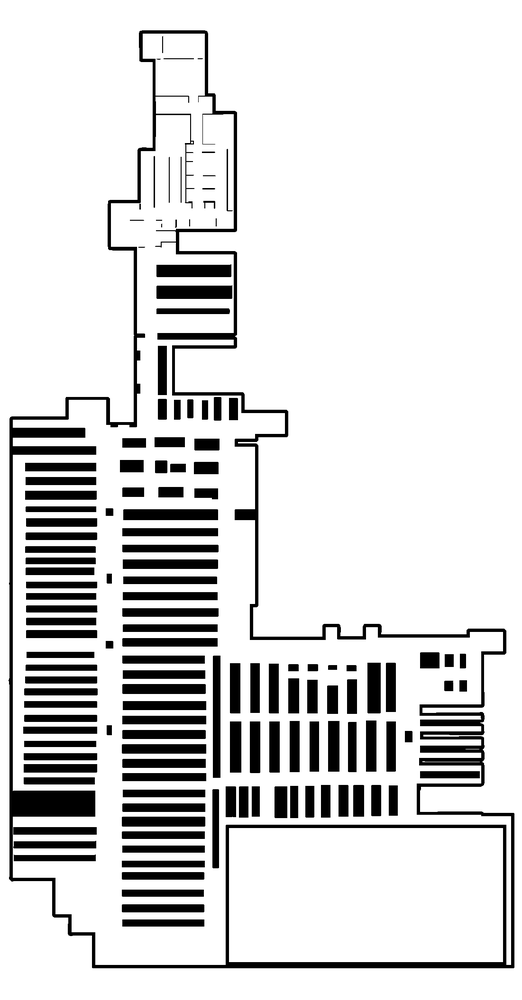
#> input picture map_tuning/map.pgm, 522 x 1000 px, shrunk from 1101 x 2111 before the run, found by its file name
$ python map_tuning.py
#> lines starting #> are read from the running program, lines starting #| are printed output that depends on the picture
#!/usr/bin/env python3

import numpy as np
import matplotlib.pyplot as plt
import sqlite3
import os
from PIL import Image
import yaml
import time

# ============================================================================
# CONFIGURATION PARAMETERS
# ============================================================================
# Update these parameters with your specific paths and settings

# Input/Output Paths
DB_PATH = '/home/patrickdalager/ros2_ws_master/src/master_project2/map_tuning/db_mapping.db'                  # Path to your SQLite database
GROUND_TRUTH_MAP = '/home/patrickdalager/ros2_ws_master/src/master_project2/map_tuning/map.pgm'   # Path to ground truth map
CURRENT_MAP = '/home/patrickdalager/ros2_ws_master/src/master_project2/map_tuning/map_cleaned_map.pgm'         # Path to current/updated map
MAP_YAML = '/home/patrickdalager/ros2_ws_master/src/master_project2/map_tuning/map_cleaned_map.yaml'                   # Path to map metadata YAML
OUTPUT_DIR = '/home/patrickdalager/ros2_ws_master/src/master_project2/map_tuning/results'          # Directory for results

# Analysis Options
RUN_GRID_SEARCH = True                            # Perform exhaustive parameter search
TRANSFORM_GROUND_TRUTH = True                     # Apply rotation/flip to ground truth map
TRANSFORM_CURRENT_MAP = False                     # Apply rotation/flip to current map

# Logging
VERBOSE = True                                    # Print detailed logs

# ============================================================================
# UTILITY FUNCTIONS
# ============================================================================

def log(message, force=False):
    """Simple logging function"""
    if VERBOSE or force:
        print(f"[{time.strftime('%H:%M:%S')}] {message}")

def load_pgm(file_path, apply_transforms=False):
    """
    Load a PGM file and return as numpy array

    Parameters:
    - file_path: Path to the PGM file
    - apply_transforms: Whether to apply rotation and flip transformations
    """
#> called with apply_transforms = True
    try:
        with Image.open(file_path) as img:
#> img is the input picture: PIL image 522x1000 L; min 0, max 255, mean 216.9
            map_data = np.array(img)

            # Apply transformations only if requested
            if apply_transforms:
                map_data = np.rot90(map_data, k=2)
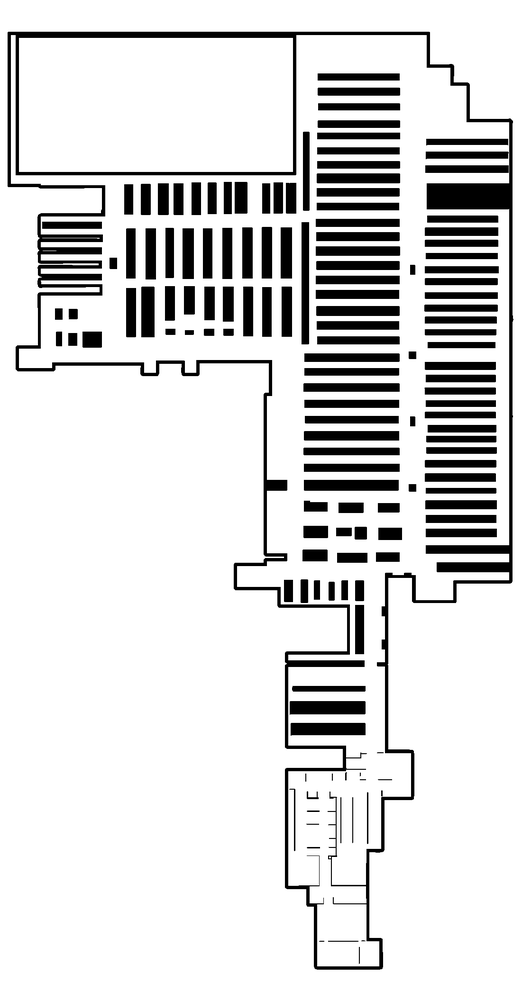
#> map_data: shape (1000, 522); min 0, max 255, mean 216.9
                map_data = np.fliplr(map_data)
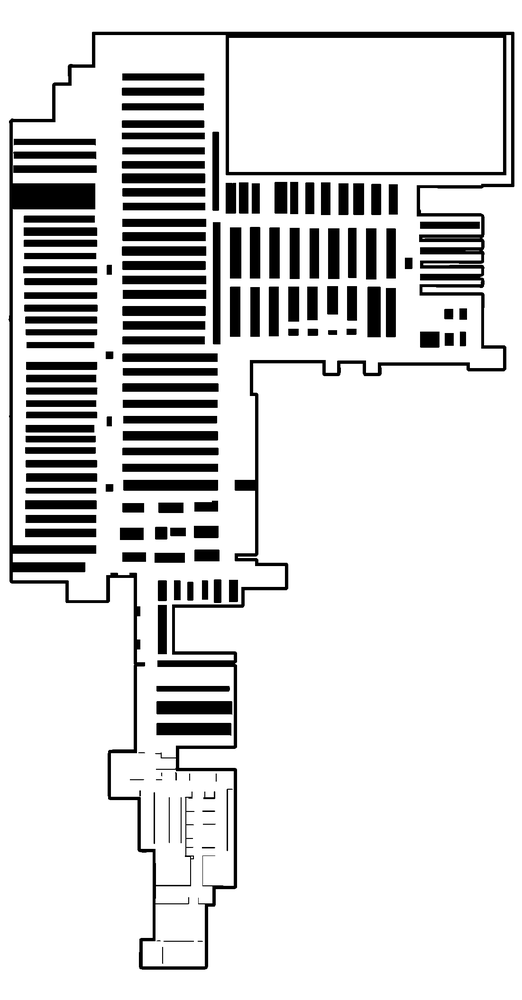
#> map_data: shape (1000, 522); min 0, max 255, mean 216.9

            return map_data
    except Exception as e:
        log(f"Error loading PGM file {file_path}: {e}", force=True)
        exit(1)

# [406 lines left out: functions load_map_metadata, extract_confidence_values, identify_misclassified_cells, analyze_confidence_distributions, suggest_thresholds, visualize_confidence_distributions and 4 more, not called in this run]

def run_parameter_tuning():
    """Run the parameter tuning analysis"""
    # Create output directory if it doesn't exist
    os.makedirs(OUTPUT_DIR, exist_ok=True)

    # Load maps
    log(f"Loading ground truth map from {GROUND_TRUTH_MAP}", force=True)
    ground_truth = load_pgm(GROUND_TRUTH_MAP, apply_transforms=TRANSFORM_GROUND_TRUTH)

    log(f"Loading current map from {CURRENT_MAP}", force=True)
    current_map = load_pgm(CURRENT_MAP, apply_transforms=TRANSFORM_CURRENT_MAP)

    # Load map metadata
    log(f"Loading map metadata from {MAP_YAML}", force=True)
    map_metadata = load_map_metadata(MAP_YAML)
    if not map_metadata:
        log("Error: Could not load map metadata. Exiting.", force=True)
        exit(1)

    # Extract confidence values from database
    log(f"Extracting confidence values from database at {DB_PATH}", force=True)
    confidence_data = extract_confidence_values(DB_PATH)
    log(f"Found {len(confidence_data)} cells with confidence data", force=True)

    # Identify misclassified cells
    log("Identifying misclassified cells and analyzing confidence distributions...", force=True)
    misclassified_cells = identify_misclassified_cells(ground_truth, current_map, confidence_data, map_metadata)

    # Calculate statistics
    fp_count = len(misclassified_cells['false_positives'])
    fn_count = len(misclassified_cells['false_negatives'])
    tp_count = len(misclassified_cells['true_positives'])
    tn_count = len(misclassified_cells['true_negatives'])

    log(f"Map analysis complete:", force=True)
    log(f"True Positives: {tp_count} cells", force=True)
    log(f"False Positives: {fp_count} cells", force=True)
    log(f"False Negatives: {fn_count} cells", force=True)
    log(f"True Negatives: {tn_count} cells", force=True)

    # Analyze confidence distributions
    analysis_results = analyze_confidence_distributions(misclassified_cells)

    # Visualize results
    log("Visualizing confidence distributions...", force=True)
    visualize_confidence_distributions(analysis_results, misclassified_cells, OUTPUT_DIR)

    # Suggest thresholds
    log("Suggesting optimal thresholds based on analysis...", force=True)
    suggested_thresholds = suggest_thresholds(analysis_results, misclassified_cells)

    log("Suggested thresholds:", force=True)
    for purpose, value in suggested_thresholds.items():
        log(f"  {purpose}: {value}", force=True)

    # Write recommendations to a file
    with open(os.path.join(OUTPUT_DIR, 'threshold_recommendations.txt'), 'w') as f:
        f.write("=== THRESHOLD RECOMMENDATIONS ===\n\n")
        f.write("Based on the analysis of confidence values in misclassified cells, the following thresholds are recommended:\n\n")

        for purpose, value in suggested_thresholds.items():
            f.write(f"{purpose}: {value}\n")

        f.write("\nRecommendation summary:\n")

        if 'balanced' in suggested_thresholds:
            f.write(f"For a balanced approach, we recommend:\n")
            f.write(f"- confidence_threshold: {suggested_thresholds['balanced']}\n")
            f.write(f"- verification_threshold: {suggested_thresholds['verification_threshold']}\n\n")

        f.write("These recommendations aim to balance the tradeoff between reducing false positives and false negatives.\n")
        f.write("Adjust these values based on whether you prioritize map completeness (lower threshold) or accuracy (higher threshold).\n")

    # Run grid search if requested
    if RUN_GRID_SEARCH:
        log("Starting grid search for optimal parameters...", force=True)
        best_conf, grid_results = grid_search_optimal_parameters(
            confidence_data, ground_truth, map_metadata, OUTPUT_DIR)

        log(f"Grid search recommendation:", force=True)
        log(f"  confidence_threshold: {best_conf}", force=True)
        # For verification threshold, a reasonable rule of thumb:
        suggested_ver = max(3, best_conf // 2)
        log(f"  verification_threshold: {suggested_ver}", force=True)

        # Update the recommendations file with grid search results
        with open(os.path.join(OUTPUT_DIR, 'threshold_recommendations.txt'), 'a') as f:
            f.write("\n\n=== GRID SEARCH RECOMMENDATION ===\n\n")
            f.write(f"Based on exhaustive grid search, the optimal thresholds are:\n")
            f.write(f"- confidence_threshold: {best_conf}\n")
            f.write(f"- verification_threshold: {suggested_ver}\n")

    log(f"Analysis complete. Results saved to {OUTPUT_DIR}", force=True)

    # Return the suggested thresholds
    return suggested_thresholds

# ============================================================================
# MAIN EXECUTION
# ============================================================================

if __name__ == "__main__":
    log("Starting parameter tuning script...", force=True)
    try:
#> (the run stopped early here; a loop or call above may not have finished)

$ run again, with map_tuning/map_cleaned_map_1.pgm copied over map_tuning/map.pgm
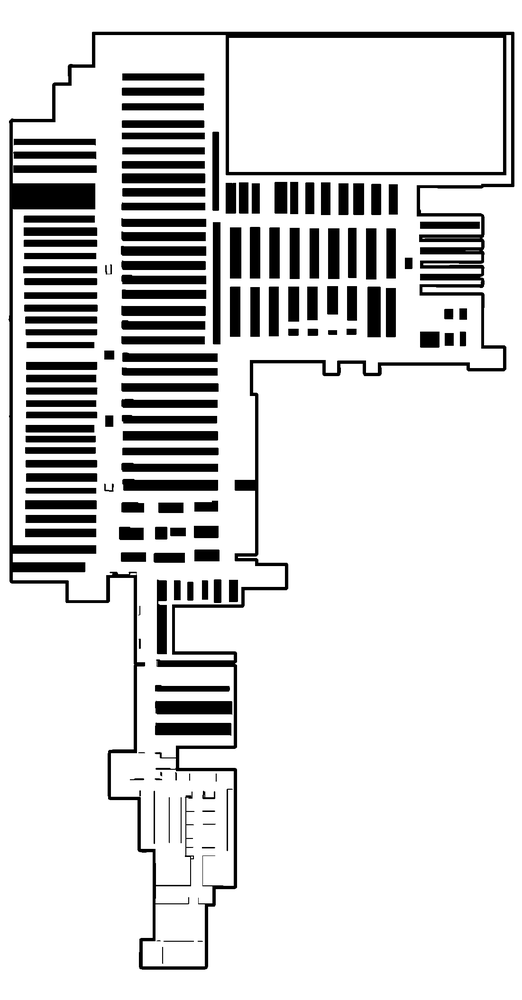
#> input picture map_tuning/map_cleaned_map_1.pgm, 522 x 1000 px, shrunk from 1101 x 2111 before the run, found by its file name
#> in load_pgm, img is the input picture: PIL image 522x1000 L; min 0, max 255, mean 216.7
#> in load_pgm, `map_data = np.rot90(map_data, k=2)`:
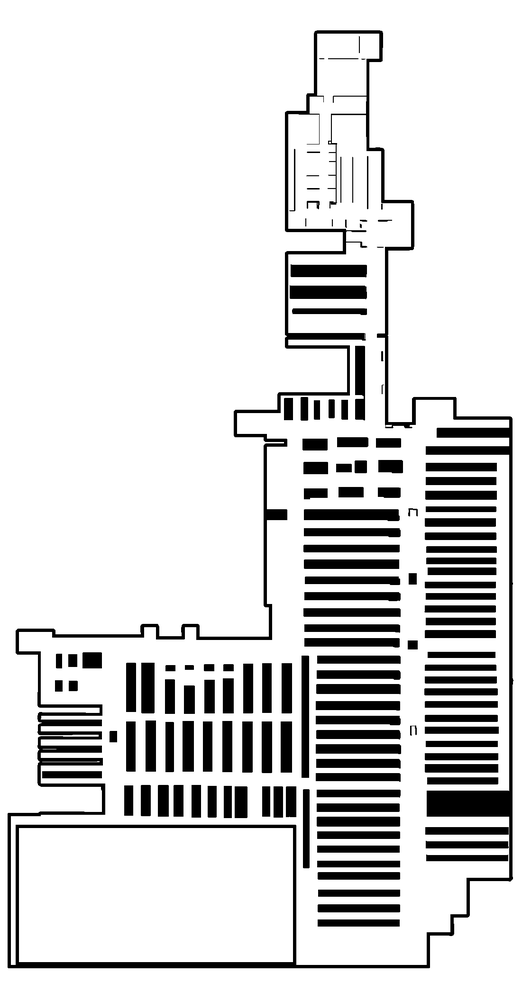
#> map_data: shape (1000, 522); min 0, max 255, mean 216.7
#> in load_pgm, `map_data = np.fliplr(map_data)`:
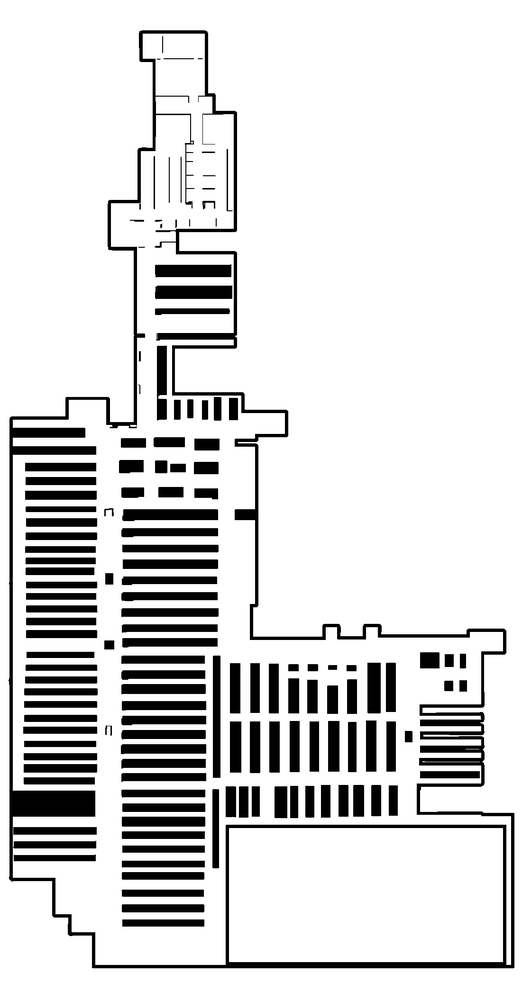
#> map_data: shape (1000, 522); min 0, max 255, mean 216.7
